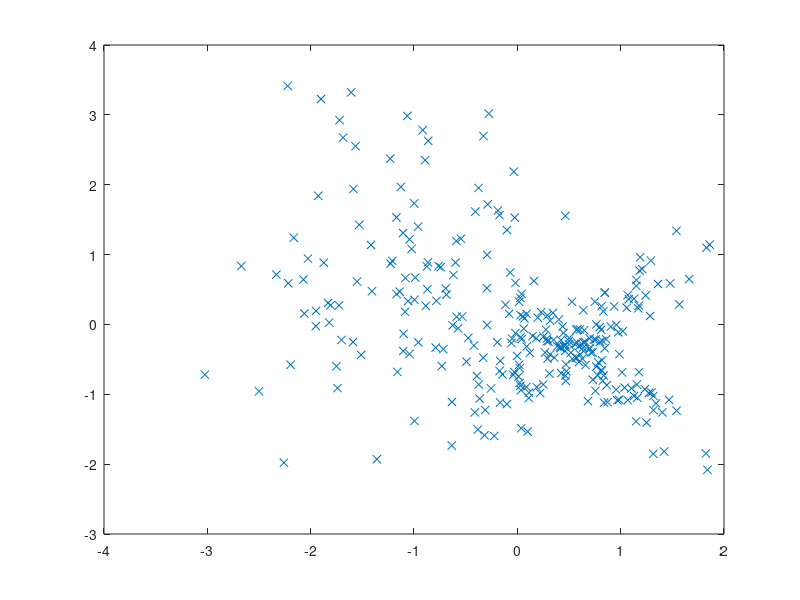

The MATLAB source for this figure: (Note: this script raises an error after producing the figure.)
function [network, y] = gmm_constrained()
%clear all
clc

n_samples = 100;

%% generate random data
mu_r = [-6, 8];
sigma_r = [1.6, 1.3; 1.3, 1.3];
w_r = [1]; % has to sum to one

train.x = mvnrnd(mu_r, sigma_r, n_samples);
%{
mu_r = [-10, 10];
sigma_r = [1, 0 ; 0 ,1];
train.x = [train.x ; mvnrnd(mu_r, sigma_r, n_samples)];
%}

mu_r = [-6, 8];
sigma_r = [1.6, -1.3; -1.3, 1.3];
train.x = [train.x ; mvnrnd(mu_r, sigma_r, n_samples)];


mu_r = [-10, 10];
sigma_r = [3, 0 ; 0 ,5];
train.x = [train.x ; mvnrnd(mu_r, sigma_r, n_samples)];


% normalize
train.x = bsxfun( @times, (bsxfun(@plus, train.x, -mean(train.x))), 1./std(train.x));

% plot
figure(1)
plot(train.x(:,1),train.x(:,2),'x')

w_r = permute(w_r, [1 3 2] );

% conf parameters
n_dim = 2;
n_kernels = 3;

%% define model
network= NetworkModel( );

[p_x, q] = network.add_node(GmmLayer(n_dim, n_kernels, 'constrained'));
[loss]= network.add_node(NegLogLoss(p_x));
[loss_c]= network.add_node(OrthogonalLoss(q));


%model.layers{1}.params.w = 1; %rand(1, 1, n_kernels);

p_x.node.const.x = train.x;

%% compute forward pass
y = network.forward();

%% compute backward pass
dy_dw = network.backward(loss);

%% gradient check
n_params= network.n_params;

grad_check(@loss_dloss, n_params, 200, network, loss);
grad_check(@const_dconst, n_params, 200, network, loss_c);

%% run training

w0 = network.params2vect();%rand(n_params, 1);
f = @(x)loss_dloss(x, network, loss);
c = @(x)const_dconst(x, network, loss_c);

%{
% for matlab 2012
%options = optimset('Display','iter', 'MaxIter', 100, 'GradObj','on');
%[x, fval] = fminunc(f, w0, options);

% for matlab 2016
options = optimoptions(@fminunc,'Display', 'iter', ...
                       'MaxIterations', 100, ...
                       'SpecifyObjectiveGradient',true, ...
                       'Algorithm','quasi-newton'); % quasi-newton, trust-region
[x, fval] = fminunc(f, w0, options);
%}

% for matlab 2012
options = optimset('Display', 'iter', ...
                   'MaxIter', 300, ...
                   'GradObj', 'on', ...
                   'GradConstr', 'on', ...
                   'Algorithm','interior-point'); % interior-point, trust-region-reflective
[x, fval] = fmincon(f, w0,[],[],[],[],[],[],c,options);
%{
% for matlab 2016
options = optimoptions('fmincon','Display', 'iter', ...
                       'MaxIterations', 300, ...
                       'SpecifyObjectiveGradient',true, ...
                       'SpecifyConstraintGradient',true, ...
                       'Algorithm','interior-point'); % interior-point, trust-region-reflective
[x, fval] = fmincon(f, w0,[],[],[],[],[],[],c,options);
%}
y = loss_eval(x, network, loss);

%% graph
if n_dim == 2
    figure(2)
    dx= 0.1;
    [x1aux,x2aux] = meshgrid([-2:dx:2],[-2:dx:2]);
    
    caux=cat(2,x1aux',x2aux');
    X_plot=reshape(caux,[],2);

    y_plot= prob_eval(X_plot, network, p_x);
    y_plot= reshape(y_plot, size(x1aux,2), size(x1aux,1))';

    mesh(x1aux,x2aux,y_plot)
    hold on
    plot(train.x(:,1), train.x(:,2),'x');
    contour(x1aux,x2aux,y_plot,[0 0])
    hold off
    
    figure(3)
    contour(x1aux,x2aux,y_plot, 20)
    hold on
    plot(train.x(:,1), train.x(:,2),'x');
    hold off
    figure(1)
end

end

function y = loss_eval(w, network, target)
    network.vect2params(w);
    y = network.forward(target);
    
end

function y = prob_eval(x, network, target)
    network.nodes{1}.const.x = x;
    y = network.forward(target);
    y = y{1};
end

function [loss, dloss] = loss_dloss(w, network, target)
    % forward pass
    network.vect2params(w);
    y = network.forward(target);
    loss = y{1};
    % backward pass
    %if nargout == 2
    dloss = network.backward(target); 
    %end
end

function [c, ceq, dc, dceq] = const_dconst(w, network, target)
    % forward pass
    network.vect2params(w);
    y = network.forward(target);
    ceq = y{1};
    % backward pass
    dceq = network.backward(target); 
    %
    c = [];
    dc= [];
end